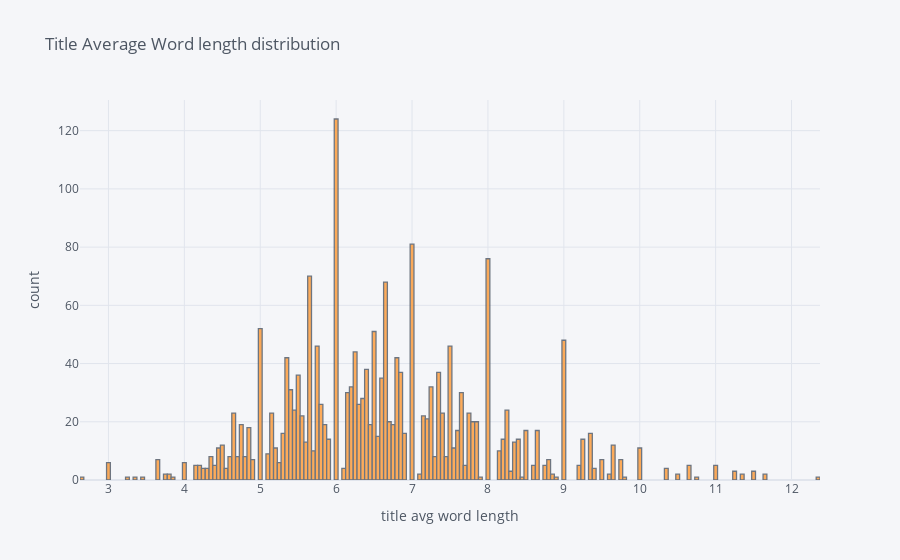

The code cell stored with this chart in its notebook:
### Code cell
df['title_avg_word_len'].iplot(kind = 'hist',bins = 200,  xTitle = 'title avg word length', yTitle = 'count', title = 'Title Average Word length distribution')

### Figure 1 — Plotly figure (JSON) as saved in the notebook; plotly's stock layout.template omitted (floating-point values rounded to 4 significant figures; data arrays with more than 128 entries replaced by an {"elided": "..."} marker saying what was removed)
{"data": [{"histfunc": "count", "histnorm": "", "marker": {"color": "rgba(255, 153, 51, 1.0)", "line": {"color": "#4D5663", "width": 1.3}}, "name": "title_avg_word_len", "nbinsx": 200, "opacity": 0.8, "orientation": "v", "type": "histogram", "x": {"elided": "2066 float values"}}], "layout": {"barmode": "overlay", "legend": {"bgcolor": "#F5F6F9", "font": {"color": "#4D5663"}}, "paper_bgcolor": "#F5F6F9", "plot_bgcolor": "#F5F6F9", "title": {"font": {"color": "#4D5663"}, "text": "Title Average Word length distribution"}, "xaxis": {"gridcolor": "#E1E5ED", "showgrid": true, "tickfont": {"color": "#4D5663"}, "title": {"font": {"color": "#4D5663"}, "text": "title avg word length"}, "zerolinecolor": "#E1E5ED"}, "yaxis": {"gridcolor": "#E1E5ED", "showgrid": true, "tickfont": {"color": "#4D5663"}, "title": {"font": {"color": "#4D5663"}, "text": "count"}, "zerolinecolor": "#E1E5ED"}}}
